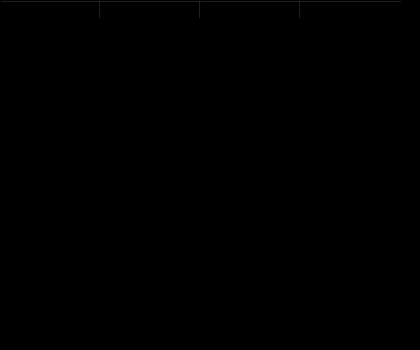
<?xml version="1.0" encoding="UTF-8"?>
<ui version="4.0">
 <class>Form</class>
 <widget class="QWidget" name="Form">
  <property name="geometry">
   <rect>
    <x>0</x>
    <y>0</y>
    <width>420</width>
    <height>350</height>
   </rect>
  </property>
  <property name="windowTitle">
   <string>Список</string>
  </property>
  <widget class="QWidget" name="verticalLayoutWidget">
   <property name="geometry">
    <rect>
     <x>0</x>
     <y>0</y>
     <width>421</width>
     <height>351</height>
    </rect>
   </property>
   <layout class="QVBoxLayout" name="verticalLayout">
    <item>
     <widget class="QTableWidget" name="tableWidget">
      <property name="enabled">
       <bool>true</bool>
      </property>
      <property name="styleSheet">
       <string notr="true">background-color: rgb(0, 0, 0);
color: rgb(255, 255, 255);</string>
      </property>
      <property name="editTriggers">
       <set>QAbstractItemView::NoEditTriggers</set>
      </property>
      <attribute name="horizontalHeaderCascadingSectionResizes">
       <bool>true</bool>
      </attribute>
      <attribute name="horizontalHeaderStretchLastSection">
       <bool>false</bool>
      </attribute>
      <attribute name="verticalHeaderCascadingSectionResizes">
       <bool>true</bool>
      </attribute>
      <column>
       <property name="text">
        <string>id</string>
       </property>
       <property name="foreground">
        <brush brushstyle="SolidPattern">
         <color alpha="255">
          <red>0</red>
          <green>0</green>
          <blue>0</blue>
         </color>
        </brush>
       </property>
      </column>
      <column>
       <property name="text">
        <string>Предмет</string>
       </property>
       <property name="foreground">
        <brush brushstyle="SolidPattern">
         <color alpha="255">
          <red>0</red>
          <green>0</green>
          <blue>0</blue>
         </color>
        </brush>
       </property>
      </column>
      <column>
       <property name="text">
        <string>Количество</string>
       </property>
       <property name="foreground">
        <brush brushstyle="SolidPattern">
         <color alpha="255">
          <red>0</red>
          <green>0</green>
          <blue>0</blue>
         </color>
        </brush>
       </property>
      </column>
      <column>
       <property name="text">
        <string>Стоимость</string>
       </property>
       <property name="foreground">
        <brush brushstyle="SolidPattern">
         <color alpha="255">
          <red>0</red>
          <green>0</green>
          <blue>0</blue>
         </color>
        </brush>
       </property>
      </column>
     </widget>
    </item>
   </layout>
  </widget>
 </widget>
 <resources/>
 <connections/>
</ui>
